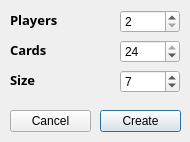
<?xml version="1.0" encoding="UTF-8"?>
<ui version="4.0">
 <class>QDialogNewGame</class>
 <widget class="QDialog" name="QDialogNewGame">
  <property name="geometry">
   <rect>
    <x>0</x>
    <y>0</y>
    <width>190</width>
    <height>142</height>
   </rect>
  </property>
  <property name="minimumSize">
   <size>
    <width>190</width>
    <height>142</height>
   </size>
  </property>
  <property name="maximumSize">
   <size>
    <width>190</width>
    <height>142</height>
   </size>
  </property>
  <property name="windowTitle">
   <string>Dialog</string>
  </property>
  <widget class="QLabel" name="label">
   <property name="geometry">
    <rect>
     <x>10</x>
     <y>10</y>
     <width>80</width>
     <height>20</height>
    </rect>
   </property>
   <property name="font">
    <font>
     <family>Waree</family>
     <pointsize>10</pointsize>
     <weight>75</weight>
     <bold>true</bold>
    </font>
   </property>
   <property name="text">
    <string>Players</string>
   </property>
  </widget>
  <widget class="QLabel" name="label_2">
   <property name="geometry">
    <rect>
     <x>10</x>
     <y>40</y>
     <width>80</width>
     <height>20</height>
    </rect>
   </property>
   <property name="font">
    <font>
     <family>Waree</family>
     <pointsize>10</pointsize>
     <weight>75</weight>
     <bold>true</bold>
    </font>
   </property>
   <property name="text">
    <string>Cards</string>
   </property>
  </widget>
  <widget class="QLabel" name="label_3">
   <property name="geometry">
    <rect>
     <x>10</x>
     <y>70</y>
     <width>80</width>
     <height>20</height>
    </rect>
   </property>
   <property name="font">
    <font>
     <family>Waree</family>
     <pointsize>10</pointsize>
     <weight>75</weight>
     <bold>true</bold>
    </font>
   </property>
   <property name="text">
    <string>Size</string>
   </property>
  </widget>
  <widget class="QSpinBox" name="spinPlayers">
   <property name="geometry">
    <rect>
     <x>120</x>
     <y>10</y>
     <width>60</width>
     <height>23</height>
    </rect>
   </property>
   <property name="minimum">
    <number>2</number>
   </property>
   <property name="maximum">
    <number>4</number>
   </property>
   <property name="value">
    <number>2</number>
   </property>
  </widget>
  <widget class="QSpinBox" name="spinCards">
   <property name="geometry">
    <rect>
     <x>120</x>
     <y>40</y>
     <width>60</width>
     <height>23</height>
    </rect>
   </property>
   <property name="readOnly">
    <bool>false</bool>
   </property>
   <property name="minimum">
    <number>12</number>
   </property>
   <property name="maximum">
    <number>24</number>
   </property>
   <property name="singleStep">
    <number>12</number>
   </property>
   <property name="value">
    <number>24</number>
   </property>
  </widget>
  <widget class="QSpinBox" name="spinSize">
   <property name="geometry">
    <rect>
     <x>120</x>
     <y>70</y>
     <width>60</width>
     <height>23</height>
    </rect>
   </property>
   <property name="minimum">
    <number>5</number>
   </property>
   <property name="maximum">
    <number>11</number>
   </property>
   <property name="singleStep">
    <number>2</number>
   </property>
   <property name="value">
    <number>7</number>
   </property>
  </widget>
  <widget class="QPushButton" name="pushButton">
   <property name="geometry">
    <rect>
     <x>100</x>
     <y>110</y>
     <width>81</width>
     <height>22</height>
    </rect>
   </property>
   <property name="text">
    <string>Create</string>
   </property>
  </widget>
  <widget class="QPushButton" name="pushButton_2">
   <property name="geometry">
    <rect>
     <x>10</x>
     <y>110</y>
     <width>81</width>
     <height>22</height>
    </rect>
   </property>
   <property name="text">
    <string>Cancel</string>
   </property>
  </widget>
 </widget>
 <tabstops>
  <tabstop>pushButton</tabstop>
  <tabstop>pushButton_2</tabstop>
  <tabstop>spinPlayers</tabstop>
  <tabstop>spinCards</tabstop>
  <tabstop>spinSize</tabstop>
 </tabstops>
 <resources/>
 <connections>
  <connection>
   <sender>pushButton_2</sender>
   <signal>clicked()</signal>
   <receiver>QDialogNewGame</receiver>
   <slot>reject()</slot>
   <hints>
    <hint type="sourcelabel">
     <x>49</x>
     <y>119</y>
    </hint>
    <hint type="destinationlabel">
     <x>44</x>
     <y>98</y>
    </hint>
   </hints>
  </connection>
  <connection>
   <sender>pushButton</sender>
   <signal>clicked()</signal>
   <receiver>QDialogNewGame</receiver>
   <slot>accept()</slot>
   <hints>
    <hint type="sourcelabel">
     <x>123</x>
     <y>126</y>
    </hint>
    <hint type="destinationlabel">
     <x>104</x>
     <y>102</y>
    </hint>
   </hints>
  </connection>
 </connections>
</ui>
